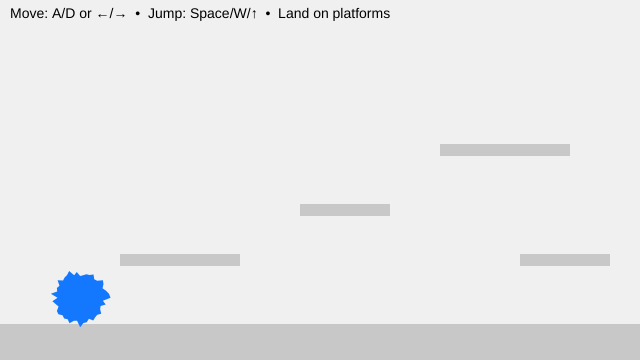
Frame 1 (no input)
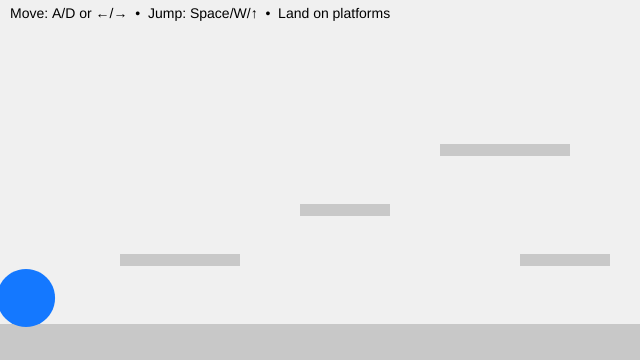
Frame 60 (no input)
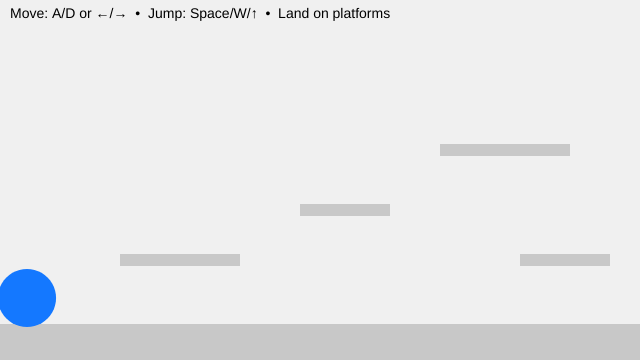
Frame 120 (the mouse pressed at the canvas centre since frame 60)

The p5.js sketch that drew these frames (run headless with seeded random() and noise() and a simulated clock; from frame 60 on, the mouse is pressed at the canvas centre):

// p5.js sketch
// ── sketch.js
// Y-position of the floor (ground level)
let floorY3;

// Player character (soft, animated blob)
let blob3 = {
  // Position (centre of the blob)
  x: 80,
  y: 0,

  // Visual properties
  r: 26, // Base radius
  points: 48, // Number of points used to draw the blob
  wobble: 7, // Edge deformation amount
  wobbleFreq: 0.9,

  // Time values for breathing animation
  t: 0,
  tSpeed: 0.01,

  // Physics: velocity
  vx: 0, // Horizontal velocity
  vy: 0, // Vertical velocity

  // Movement tuning
  accel: 0.55, // Horizontal acceleration
  maxRun: 4.0, // Maximum horizontal speed
  gravity: 0.65, // Downward force
  jumpV: -11.0, // Initial jump impulse

  // State
  onGround: false, // True when standing on a platform

  // Friction
  frictionAir: 0.995, // Light friction in air
  frictionGround: 0.88, // Stronger friction on ground
};

// List of solid platforms the blob can stand on
// Each platform is an axis-aligned rectangle (AABB)
let platforms = [];

function setup() {
  createCanvas(640, 360);

  // Define the floor height
  floorY3 = height - 36;

  noStroke();
  textFont("sans-serif");
  textSize(14);

  // Create platforms (floor + steps)
  platforms = [
    { x: 0, y: floorY3, w: width, h: height - floorY3 }, // floor
    { x: 120, y: floorY3 - 70, w: 120, h: 12 }, // low step
    { x: 300, y: floorY3 - 120, w: 90, h: 12 }, // mid step
    { x: 440, y: floorY3 - 180, w: 130, h: 12 }, // high step
    { x: 520, y: floorY3 - 70, w: 90, h: 12 }, // return ramp
  ];

  // Start the blob resting on the floor
  blob3.y = floorY3 - blob3.r - 1;
}

function draw() {
  background(240);

  // --- Draw all platforms ---
  fill(200);
  for (const p of platforms) {
    rect(p.x, p.y, p.w, p.h);
  }

  // --- Input: left/right movement ---
  let move = 0;
  if (keyIsDown(65) || keyIsDown(LEFT_ARROW)) move -= 1; // A or ←
  if (keyIsDown(68) || keyIsDown(RIGHT_ARROW)) move += 1; // D or →
  blob3.vx += blob3.accel * move + random(-2, 1); //random movement?

  // --- Apply friction and clamp speed ---
  blob3.vx *= blob3.onGround ? blob3.frictionGround : blob3.frictionAir;
  blob3.vx = constrain(blob3.vx, -blob3.maxRun, blob3.maxRun);

  // --- Apply gravity ---
  blob3.vy += blob3.gravity;

  // --- Collision representation ---
  // We collide using a rectangle (AABB),
  // even though the blob is drawn as a circle
  let box = {
    x: blob3.x - blob3.r,
    y: blob3.y - blob3.r,
    w: blob3.r * 2,
    h: blob3.r * 2,
  };

  // --- STEP 1: Move horizontally, then resolve X collisions ---
  box.x += blob3.vx;
  for (const s of platforms) {
    if (overlap(box, s)) {
      if (blob3.vx > 0) {
        // Moving right → hit the left side of a platform
        box.x = s.x - box.w;
      } else if (blob3.vx < 0) {
        // Moving left → hit the right side of a platform
        box.x = s.x + s.w;
      }
      blob3.vx = 0;
    }
  }

  // --- STEP 2: Move vertically, then resolve Y collisions ---
  box.y += blob3.vy;
  blob3.onGround = false;

  for (const s of platforms) {
    if (overlap(box, s)) {
      if (blob3.vy > 0) {
        // Falling → land on top of a platform
        box.y = s.y - box.h;
        blob3.vy = 0;
        blob3.onGround = true;
      } else if (blob3.vy < 0) {
        // Rising → hit the underside of a platform
        box.y = s.y + s.h;
        blob3.vy = 0;
      }
    }
  }

  // --- Convert collision box back to blob centre ---
  blob3.x = box.x + box.w / 2;
  blob3.y = box.y + box.h / 2;

  // Keep blob inside the canvas horizontally
  blob3.x = constrain(blob3.x, blob3.r, width - blob3.r);

  // --- Draw the animated blob ---
  blob3.t += blob3.tSpeed;
  drawBlobCircle(blob3);

  // --- HUD ---
  fill(0);
  text("Move: A/D or ←/→  •  Jump: Space/W/↑  •  Land on platforms", 10, 18);
}

// Axis-Aligned Bounding Box (AABB) overlap test
// Returns true if rectangles a and b intersect
function overlap(a, b) {
  return (
    a.x < b.x + b.w && a.x + a.w > b.x && a.y < b.y + b.h && a.y + a.h > b.y
  );
}

// Draws the blob using Perlin noise for a soft, breathing effect
function drawBlobCircle(b) {
  fill(20, 120, 255);
  beginShape();

  for (let i = 0; i < b.points; i++) {
    const a = (i / b.points) * TAU;

    if (blob3.onGround || box.x - box.w / 2 === 0 - floorY3) {
      let n = 0;
    } else {
      // Noise-based radius offset
      n = noise(
        cos(a) * 10 * b.wobbleFreq + 200,
        sin(a) * 10 * b.wobbleFreq - 100,
        b.t * random(1, 3),
      );
    }

    const r = b.r + map(n, 0, 1, -b.wobble, b.wobble);

    vertex(b.x + cos(a) * r, b.y + sin(a) * r);
  }

  endShape(CLOSE);
}

// Jump input (only allowed when grounded)
function keyPressed() {
  if (
    (key === " " || key === "W" || key === "w" || keyCode === UP_ARROW) &&
    blob3.onGround
  ) {
    blob3.vy = blob3.jumpV - 0.5;
    frictionAir = 0.95;
    blob3.onGround = false;
    //Smooth Wooble on jump
  }
}

/* In-class tweaks for experimentation:
   • Add a new platform:
     platforms.push({ x: 220, y: floorY3 - 150, w: 80, h: 12 });

   • “Ice” feel → frictionGround = 0.95
   • “Sand” feel → frictionGround = 0.80
*/
